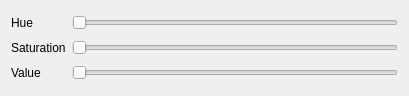
<?xml version="1.0" encoding="UTF-8"?>
<ui version="4.0">
 <class>Form</class>
 <widget class="QWidget" name="Form">
  <property name="geometry">
   <rect>
    <x>0</x>
    <y>0</y>
    <width>409</width>
    <height>96</height>
   </rect>
  </property>
  <property name="minimumSize">
   <size>
    <width>400</width>
    <height>0</height>
   </size>
  </property>
  <property name="windowTitle">
   <string>Form</string>
  </property>
  <layout class="QGridLayout" name="gridLayout">
   <item row="0" column="0">
    <widget class="QLabel" name="label_2">
     <property name="text">
      <string>Hue</string>
     </property>
    </widget>
   </item>
   <item row="0" column="1">
    <widget class="QLabeledRangeSlider" name="hue_slider">
     <property name="maximum">
      <number>180</number>
     </property>
     <property name="orientation">
      <enum>Qt::Horizontal</enum>
     </property>
    </widget>
   </item>
   <item row="1" column="0">
    <widget class="QLabel" name="label">
     <property name="text">
      <string>Saturation</string>
     </property>
    </widget>
   </item>
   <item row="1" column="1">
    <widget class="QLabeledRangeSlider" name="sat_slider">
     <property name="maximum">
      <number>255</number>
     </property>
     <property name="orientation">
      <enum>Qt::Horizontal</enum>
     </property>
    </widget>
   </item>
   <item row="2" column="0">
    <widget class="QLabel" name="label_3">
     <property name="text">
      <string>Value</string>
     </property>
    </widget>
   </item>
   <item row="2" column="1">
    <widget class="QLabeledRangeSlider" name="value_slider">
     <property name="maximum">
      <number>255</number>
     </property>
     <property name="orientation">
      <enum>Qt::Horizontal</enum>
     </property>
    </widget>
   </item>
  </layout>
 </widget>
 <customwidgets>
  <customwidget>
   <class>QLabeledRangeSlider</class>
   <extends>QSlider</extends>
   <header>superqt.h</header>
  </customwidget>
 </customwidgets>
 <resources/>
 <connections/>
</ui>
